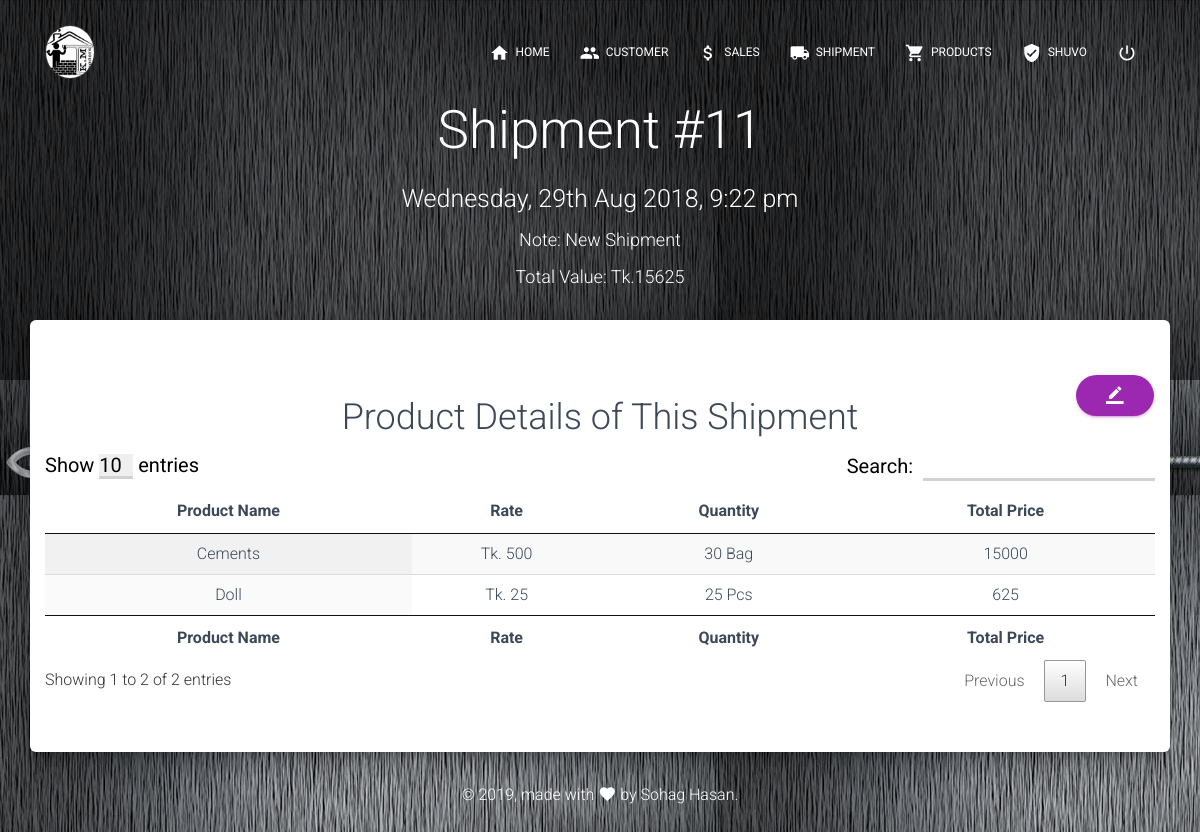
The page /shipment_details.php?shipment_id=11 (signed in) on the database its author committed.
### tables this page shows
CREATE TABLE `shipment` (
  `shipment_id` int(11) NOT NULL,
  `shipment_datetime` varchar(200) NOT NULL,
  `shipment_note` varchar(500) NOT NULL,
  `shipment_total` int(11) NOT NULL
);

CREATE TABLE `shipment_details` (
  `shipment_details_id` int(11) NOT NULL,
  `shipment_id` int(11) NOT NULL,
  `product_id` int(11) NOT NULL,
  `product_quantity` int(11) NOT NULL,
  `product_rate` int(11) NOT NULL,
  `product_total` int(11) NOT NULL
);

CREATE TABLE `products` (
  `product_id` int(11) NOT NULL,
  `product_name` varchar(200) NOT NULL,
  `product_quantity` int(11) NOT NULL,
  `product_rate` int(11) NOT NULL,
  `product_unit` varchar(50) NOT NULL
);

### class/PageContent.php (called while the page is built, shortened)
<?php
	class PageContent{
		public function get_header(){
			require_once('includes/header.php');
		}
		public function get_content($content){
			include_once($content.'.php');
		}
		public function get_footer(){
			require_once('includes/footer.php');
		}
	}
?>

### shipment_details.php (called while the page is built, shortened)
<?php  session_start();
  require_once('functions/function.php');
  $oPageContent->get_header();
  $oPageContent->get_content('shipment/shipment_details');
 ?>

### class/Database.php (called while the page is built, shortened)
<?php
	class Database{
		function fquery($sql){
			$servername = "localhost";
			$username = "makor4sha_root";
            $password = "adgjmptw440";
            $dbname = "makor4sha_kmtraders";
			$conn = new mysqli($servername, $username, $password, $dbname);
    		return $conn->query($sql);
		}
	}
?>

### shipment/shipment_details.php (the view, shortened to what this page needs)
<?php
$oDatabase= new Database();
if(isset($_GET['shipment_id']))
  {
    $shipment_id = $_GET['shipment_id'];
    $sql = "SELECT * FROM shipment WHERE shipment_id='$shipment_id'";
    $result = $oDatabase->fquery($sql);
    $row = $result->fetch_assoc();
  }else {
    header('Location: index.php');
  }
 ?>
<div class="page-header header-filter" data-parallax="true">
    <div class="container">
      <div class="row">
        <div class="space-70 col-md-12"></div>
        <div class="col-md-12 text-center">
          <div class="brand">
            <h1>Shipment #<?php echo $row["shipment_id"]; ?></h1>
            <h3><?php echo $row["shipment_datetime"]; ?></h3>
            <h4>Note: <?php echo $row["shipment_note"]; ?></h4>
            <h4>Total Value: Tk.<?php echo $row["shipment_total"]; ?></h4>
          </div>
        </div>
        <div class="space-70 col-md-12"></div>
      </div>
    </div>
  </div>
  <div class="main main-raised">
    <div class="profile-content">
      <div class="container">
        <div class="row text-center">
          <div class="col-md-12 ml-auto mr-auto">
            <div class="space-50"></div>
            <div class="row">
            <div class="col-md-2"></div>
            <div class="col-md-8 text-center">
              <div class="brand">
                <h2>Product Details of This Shipment</h2>
              </div>
            </div>
            <div class="col-md-2">
              <a href="edit_shipment.php?shipment_id=<?php echo $row["shipment_id"]; ?>" class="btn btn-primary btn-round float-right" rel="tooltip" title="" data-placement="bottom"   data-original-title="Edit Shipment">
                <i class="material-icons">border_color</i> </a>
            </div>
            </div>
            <table id="myTable" class="display">
              <thead>
                  <tr>
                      <th>Product Name</th>
                      <th>Rate</th>
                      <th>Quantity</th>
                      <th>Total Price</th>
                  </tr>
              </thead>
              <tfoot>
                <tr>
                    <th>Product Name</th>
                    <th>Rate</th>
                    <th>Quantity</th>
                    <th>Total Price</th>
                </tr>
              </tfoot>
              <tbody>
                  <?php
                  $ssql = "SELECT * FROM shipment_details WHERE shipment_id = '$row[shipment_id]'";
                  $sresult = $oDatabase->fquery($ssql);
                while($srow = $sresult->fetch_assoc()) {
                  $pssql = "SELECT * FROM products WHERE product_id = '$srow[product_id]'";
                  $psresult = $oDatabase->fquery($pssql);
                  $psrow = $psresult->fetch_assoc();
                 ?>
                  <tr>
                      <td><?php echo $psrow["product_name"]; ?></td>
                      <td>Tk. <?php echo $srow["product_rate"]; ?></td>
                      <td><?php echo $srow["product_quantity"].' '.$psrow["product_unit"]; ?></td>
                      <td><?php echo $srow["product_total"]; ?></td>
                  </tr>
                  <?php }
               ?>
              </tbody>
          </table>
          </div>
        </div>
        <div class="space-50"></div>
      </div>
    </div>
  </div>

### assets/demo/demo.css (style rules this page uses)
.space-50 { height: 50px; display: block; }
.space-70 { height: 70px; display: block; }

### rows shown on the page
shipment: shipment_id "11", shipment_datetime "Wednesday, 29th Aug 2018, 9:22 pm", shipment_note "New Shipment", shipment_total "15625"
shipment_details: product.product_name "Doll", product_rate "25", product_quantity "25", product.product_unit "Pcs", product_total "625"
shipment_details: product.product_name "Cements", product_rate "500", product_quantity "30", product.product_unit "Bag", product_total "15000"

### other values the page prints
$_SESSION['username'] "SHUVO"
